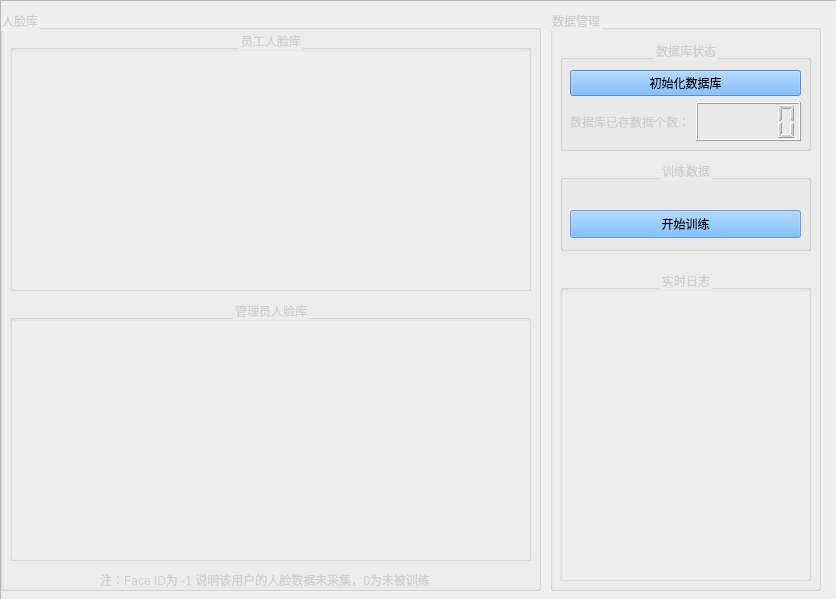
<?xml version="1.0" encoding="UTF-8"?>
<ui version="4.0">
 <class>Form</class>
 <widget class="QWidget" name="Form">
  <property name="geometry">
   <rect>
    <x>0</x>
    <y>0</y>
    <width>836</width>
    <height>599</height>
   </rect>
  </property>
  <property name="minimumSize">
   <size>
    <width>836</width>
    <height>599</height>
   </size>
  </property>
  <property name="maximumSize">
   <size>
    <width>836</width>
    <height>599</height>
   </size>
  </property>
  <property name="windowTitle">
   <string>Form</string>
  </property>
  <property name="styleSheet">
   <string notr="true"/>
  </property>
  <widget class="QFrame" name="frame">
   <property name="geometry">
    <rect>
     <x>0</x>
     <y>0</y>
     <width>841</width>
     <height>601</height>
    </rect>
   </property>
   <property name="styleSheet">
    <string notr="true">QFrame {
border-image:url(:/lay/image/login1.png);
}
QLabel {
border-image:url();
}
QPushButton {
border-image:url();
}
QCheckBox {
border-image:url();
}
QTextEdit  {
border-image:url();
}
QLCDNumber  {
border-image:url();
}
QTableWidget  {
border-image:url();
}</string>
   </property>
   <property name="frameShape">
    <enum>QFrame::StyledPanel</enum>
   </property>
   <property name="frameShadow">
    <enum>QFrame::Raised</enum>
   </property>
   <widget class="QGroupBox" name="groupBox_2">
    <property name="geometry">
     <rect>
      <x>550</x>
      <y>10</y>
      <width>271</width>
      <height>581</height>
     </rect>
    </property>
    <property name="styleSheet">
     <string notr="true">color: rgb(207, 207, 207);</string>
    </property>
    <property name="title">
     <string>数据管理</string>
    </property>
    <property name="alignment">
     <set>Qt::AlignLeading|Qt::AlignLeft|Qt::AlignVCenter</set>
    </property>
    <widget class="QGroupBox" name="groupBox_5">
     <property name="geometry">
      <rect>
       <x>10</x>
       <y>30</y>
       <width>251</width>
       <height>111</height>
      </rect>
     </property>
     <property name="title">
      <string>数据库状态</string>
     </property>
     <property name="alignment">
      <set>Qt::AlignCenter</set>
     </property>
     <widget class="QWidget" name="layoutWidget">
      <property name="geometry">
       <rect>
        <x>10</x>
        <y>30</y>
        <width>231</width>
        <height>71</height>
       </rect>
      </property>
      <layout class="QVBoxLayout" name="verticalLayout">
       <item>
        <widget class="QPushButton" name="btn_init_mysql">
         <property name="styleSheet">
          <string notr="true">background-color: rgb(85, 170, 255,200);
color: rgb(0, 0, 0);</string>
         </property>
         <property name="text">
          <string>初始化数据库</string>
         </property>
        </widget>
       </item>
       <item>
        <layout class="QHBoxLayout" name="horizontalLayout">
         <item>
          <widget class="QLabel" name="label">
           <property name="text">
            <string>数据库已存数据个数：</string>
           </property>
          </widget>
         </item>
         <item>
          <widget class="QLCDNumber" name="lcd_save"/>
         </item>
        </layout>
       </item>
      </layout>
     </widget>
    </widget>
    <widget class="QGroupBox" name="groupBox_6">
     <property name="geometry">
      <rect>
       <x>10</x>
       <y>150</y>
       <width>251</width>
       <height>91</height>
      </rect>
     </property>
     <property name="title">
      <string>训练数据</string>
     </property>
     <property name="alignment">
      <set>Qt::AlignCenter</set>
     </property>
     <widget class="QPushButton" name="btn_train">
      <property name="enabled">
       <bool>false</bool>
      </property>
      <property name="geometry">
       <rect>
        <x>10</x>
        <y>50</y>
        <width>231</width>
        <height>28</height>
       </rect>
      </property>
      <property name="styleSheet">
       <string notr="true">background-color: rgb(85, 170, 255,200);
color: rgb(0, 0, 0);</string>
      </property>
      <property name="text">
       <string>开始训练</string>
      </property>
     </widget>
    </widget>
    <widget class="QGroupBox" name="groupBox_7">
     <property name="geometry">
      <rect>
       <x>10</x>
       <y>260</y>
       <width>251</width>
       <height>311</height>
      </rect>
     </property>
     <property name="title">
      <string>实时日志</string>
     </property>
     <property name="alignment">
      <set>Qt::AlignCenter</set>
     </property>
     <widget class="QTextEdit" name="textEdit">
      <property name="geometry">
       <rect>
        <x>0</x>
        <y>20</y>
        <width>251</width>
        <height>291</height>
       </rect>
      </property>
      <property name="styleSheet">
       <string notr="true">background-color: rgb(255, 255, 255,60);
color: rgb(0, 0, 0);</string>
      </property>
     </widget>
    </widget>
   </widget>
   <widget class="QGroupBox" name="groupBox">
    <property name="geometry">
     <rect>
      <x>0</x>
      <y>10</y>
      <width>541</width>
      <height>581</height>
     </rect>
    </property>
    <property name="styleSheet">
     <string notr="true">color: rgb(207, 207, 207);</string>
    </property>
    <property name="title">
     <string>人脸库</string>
    </property>
    <property name="alignment">
     <set>Qt::AlignLeading|Qt::AlignLeft|Qt::AlignVCenter</set>
    </property>
    <widget class="QGroupBox" name="groupBox_3">
     <property name="geometry">
      <rect>
       <x>10</x>
       <y>20</y>
       <width>521</width>
       <height>261</height>
      </rect>
     </property>
     <property name="title">
      <string>员工人脸库</string>
     </property>
     <property name="alignment">
      <set>Qt::AlignCenter</set>
     </property>
     <widget class="QTableWidget" name="tableWidget_pes">
      <property name="geometry">
       <rect>
        <x>0</x>
        <y>20</y>
        <width>521</width>
        <height>241</height>
       </rect>
      </property>
      <property name="styleSheet">
       <string notr="true">background-color: rgb(255, 255, 255,60);
color: rgb(0, 0, 0);</string>
      </property>
     </widget>
    </widget>
    <widget class="QGroupBox" name="groupBox_4">
     <property name="geometry">
      <rect>
       <x>10</x>
       <y>290</y>
       <width>521</width>
       <height>261</height>
      </rect>
     </property>
     <property name="title">
      <string>管理员人脸库</string>
     </property>
     <property name="alignment">
      <set>Qt::AlignCenter</set>
     </property>
     <widget class="QTableWidget" name="tableWidget_ad">
      <property name="geometry">
       <rect>
        <x>0</x>
        <y>20</y>
        <width>521</width>
        <height>241</height>
       </rect>
      </property>
      <property name="styleSheet">
       <string notr="true">background-color: rgb(255, 255, 255,60);
color: rgb(0, 0, 0);</string>
      </property>
     </widget>
    </widget>
    <widget class="QLabel" name="label_2">
     <property name="geometry">
      <rect>
       <x>100</x>
       <y>560</y>
       <width>431</width>
       <height>20</height>
      </rect>
     </property>
     <property name="text">
      <string>注：Face ID为 -1 说明该用户的人脸数据未采集，0为未被训练</string>
     </property>
    </widget>
   </widget>
  </widget>
 </widget>
 <tabstops>
  <tabstop>tableWidget_pes</tabstop>
  <tabstop>tableWidget_ad</tabstop>
  <tabstop>btn_init_mysql</tabstop>
  <tabstop>btn_train</tabstop>
  <tabstop>textEdit</tabstop>
 </tabstops>
 <resources>
  <include location="aaa.qrc"/>
 </resources>
 <connections/>
</ui>
